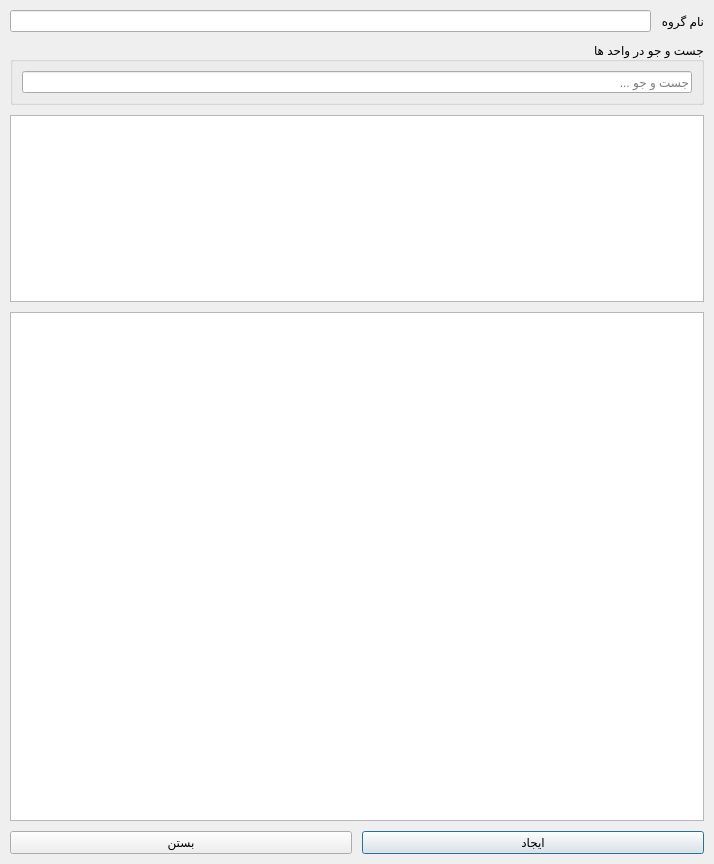
<?xml version="1.0" encoding="UTF-8"?>
<ui version="4.0">
 <class>Dialog</class>
 <widget class="QDialog" name="Dialog">
  <property name="geometry">
   <rect>
    <x>0</x>
    <y>0</y>
    <width>714</width>
    <height>864</height>
   </rect>
  </property>
  <property name="minimumSize">
   <size>
    <width>714</width>
    <height>864</height>
   </size>
  </property>
  <property name="maximumSize">
   <size>
    <width>714</width>
    <height>16777215</height>
   </size>
  </property>
  <property name="windowTitle">
   <string>Dialog</string>
  </property>
  <property name="layoutDirection">
   <enum>Qt::RightToLeft</enum>
  </property>
  <property name="locale">
   <locale language="Persian" country="Iran"/>
  </property>
  <layout class="QVBoxLayout" name="verticalLayout_2">
   <property name="spacing">
    <number>0</number>
   </property>
   <property name="leftMargin">
    <number>0</number>
   </property>
   <property name="topMargin">
    <number>0</number>
   </property>
   <property name="rightMargin">
    <number>0</number>
   </property>
   <property name="bottomMargin">
    <number>0</number>
   </property>
   <item>
    <layout class="QVBoxLayout" name="verticalLayout" stretch="0,0,0,0,0">
     <property name="spacing">
      <number>10</number>
     </property>
     <property name="leftMargin">
      <number>10</number>
     </property>
     <property name="topMargin">
      <number>10</number>
     </property>
     <property name="rightMargin">
      <number>10</number>
     </property>
     <property name="bottomMargin">
      <number>10</number>
     </property>
     <item>
      <layout class="QGridLayout" name="gridLayout">
       <property name="sizeConstraint">
        <enum>QLayout::SetMinimumSize</enum>
       </property>
       <item row="0" column="1" rowspan="2">
        <widget class="QLineEdit" name="lineEditName"/>
       </item>
       <item row="0" column="0" rowspan="2">
        <widget class="QLabel" name="lblName_2">
         <property name="text">
          <string>نام گروه</string>
         </property>
         <property name="buddy">
          <cstring>lineEditName</cstring>
         </property>
        </widget>
       </item>
      </layout>
     </item>
     <item>
      <widget class="QGroupBox" name="groupBox">
       <property name="title">
        <string>جست و جو در واحد ها</string>
       </property>
       <layout class="QVBoxLayout" name="verticalLayout_3">
        <item>
         <widget class="QLineEdit" name="txtSelectSubject">
          <property name="sizePolicy">
           <sizepolicy hsizetype="Preferred" vsizetype="Preferred">
            <horstretch>0</horstretch>
            <verstretch>0</verstretch>
           </sizepolicy>
          </property>
          <property name="placeholderText">
           <string>جست و جو ...</string>
          </property>
         </widget>
        </item>
       </layout>
      </widget>
     </item>
     <item>
      <widget class="QTreeView" name="treeSubjects">
       <property name="minimumSize">
        <size>
         <width>0</width>
         <height>0</height>
        </size>
       </property>
       <property name="headerHidden">
        <bool>false</bool>
       </property>
      </widget>
     </item>
     <item>
      <widget class="QTableView" name="tableSchedule">
       <property name="minimumSize">
        <size>
         <width>694</width>
         <height>509</height>
        </size>
       </property>
       <property name="maximumSize">
        <size>
         <width>694</width>
         <height>509</height>
        </size>
       </property>
      </widget>
     </item>
     <item>
      <layout class="QHBoxLayout" name="horizontalLayout">
       <item>
        <widget class="QPushButton" name="btnFinish">
         <property name="text">
          <string>ایجاد</string>
         </property>
         <property name="shortcut">
          <string>Ctrl+S</string>
         </property>
        </widget>
       </item>
       <item>
        <widget class="QPushButton" name="btnCancel">
         <property name="text">
          <string>بستن</string>
         </property>
        </widget>
       </item>
      </layout>
     </item>
    </layout>
   </item>
  </layout>
 </widget>
 <tabstops>
  <tabstop>lineEditName</tabstop>
  <tabstop>txtSelectSubject</tabstop>
  <tabstop>treeSubjects</tabstop>
  <tabstop>tableSchedule</tabstop>
  <tabstop>btnFinish</tabstop>
  <tabstop>btnCancel</tabstop>
 </tabstops>
 <resources/>
 <connections/>
</ui>
